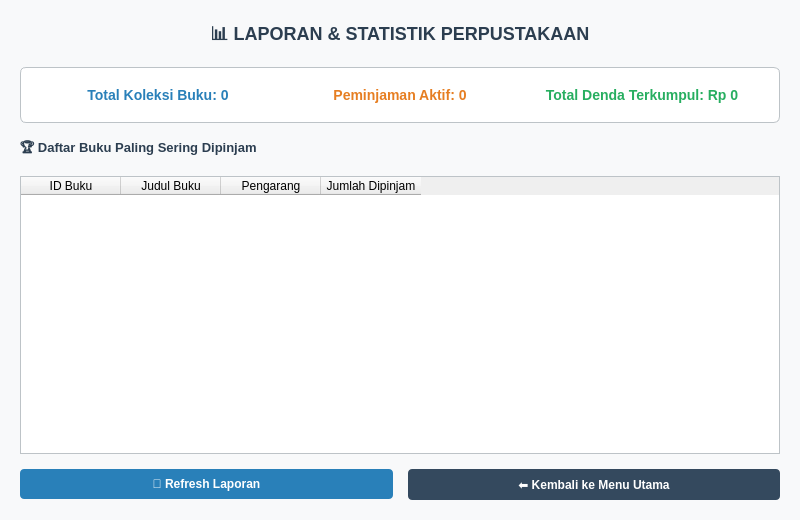
<?xml version="1.0" encoding="UTF-8"?>
<ui version="4.0">
 <class>LaporanWindow</class>
 <widget class="QMainWindow" name="LaporanWindow">
  <property name="geometry">
   <rect>
    <x>0</x>
    <y>0</y>
    <width>800</width>
    <height>520</height>
   </rect>
  </property>
  <property name="windowTitle">
   <string>Perpustakaan - Laporan &amp; Statistik</string>
  </property>
  <property name="styleSheet">
   <string>QMainWindow {
    background-color: #F8F9FA;
}
QLabel#lblTitle {
    font-size: 18px;
    font-weight: bold;
    color: #2C3E50;
}
QFrame#frameStats {
    background-color: white;
    border: 1px solid #BDC3C7;
    border-radius: 6px;
    padding: 10px;
}
QLabel {
    font-size: 13px;
    color: #2C3E50;
}
QPushButton {
    background-color: #34495E;
    color: white;
    border: none;
    border-radius: 4px;
    padding: 8px 15px;
    font-weight: bold;
}
QPushButton:hover {
    background-color: #415B76;
}
QPushButton#btnRefresh {
    background-color: #2980B9;
}
QPushButton#btnRefresh:hover {
    background-color: #3498DB;
}
QTableWidget {
    background-color: white;
    border: 1px solid #BDC3C7;
    gridline-color: #ECF0F1;
}</string>
  </property>
  <widget class="QWidget" name="centralwidget">
   <layout class="QVBoxLayout" name="verticalLayoutMain">
    <property name="spacing">
     <number>15</number>
    </property>
    <property name="leftMargin">
     <number>20</number>
    </property>
    <property name="topMargin">
     <number>20</number>
    </property>
    <property name="rightMargin">
     <number>20</number>
    </property>
    <property name="bottomMargin">
     <number>20</number>
    </property>
    <item>
     <widget class="QLabel" name="lblTitle">
      <property name="text">
       <string>📊 LAPORAN &amp; STATISTIK PERPUSTAKAAN</string>
      </property>
      <property name="alignment">
       <set>Qt::AlignCenter</set>
      </property>
     </widget>
    </item>
    <item>
     <widget class="QFrame" name="frameStats">
      <layout class="QHBoxLayout" name="horizontalLayoutStats">
       <item>
        <widget class="QLabel" name="lblTotalBuku">
         <property name="styleSheet">
          <string>font-size: 14px; font-weight: bold; color: #2980B9;</string>
         </property>
         <property name="text">
          <string>Total Koleksi Buku: 0</string>
         </property>
         <property name="alignment">
          <set>Qt::AlignCenter</set>
         </property>
        </widget>
       </item>
       <item>
        <widget class="QLabel" name="lblPinjamAktif">
         <property name="styleSheet">
          <string>font-size: 14px; font-weight: bold; color: #E67E22;</string>
         </property>
         <property name="text">
          <string>Peminjaman Aktif: 0</string>
         </property>
         <property name="alignment">
          <set>Qt::AlignCenter</set>
         </property>
        </widget>
       </item>
       <item>
        <widget class="QLabel" name="lblTotalDenda">
         <property name="styleSheet">
          <string>font-size: 14px; font-weight: bold; color: #27AE60;</string>
         </property>
         <property name="text">
          <string>Total Denda Terkumpul: Rp 0</string>
         </property>
         <property name="alignment">
          <set>Qt::AlignCenter</set>
         </property>
        </widget>
       </item>
      </layout>
     </widget>
    </item>
    <item>
     <widget class="QLabel" name="lblTableTitle">
      <property name="styleSheet">
       <string>font-weight: bold;</string>
      </property>
      <property name="text">
       <string>🏆 Daftar Buku Paling Sering Dipinjam</string>
      </property>
     </widget>
    </item>
    <item>
     <widget class="QTableWidget" name="tablePopuler">
      <property name="selectionBehavior">
       <enum>QAbstractItemView::SelectRows</enum>
      </property>
      <column>
       <property name="text">
        <string>ID Buku</string>
       </property>
      </column>
      <column>
       <property name="text">
        <string>Judul Buku</string>
       </property>
      </column>
      <column>
       <property name="text">
        <string>Pengarang</string>
       </property>
      </column>
      <column>
       <property name="text">
        <string>Jumlah Dipinjam</string>
       </property>
      </column>
     </widget>
    </item>
    <item>
     <layout class="QHBoxLayout" name="horizontalLayoutBottom">
      <item>
       <widget class="QPushButton" name="btnRefresh">
        <property name="text">
         <string>🔄 Refresh Laporan</string>
        </property>
       </widget>
      </item>
      <item>
       <widget class="QPushButton" name="btnKembali">
        <property name="text">
         <string>⬅ Kembali ke Menu Utama</string>
        </property>
       </widget>
      </item>
     </layout>
    </item>
   </layout>
  </widget>
 </widget>
 <resources/>
 <connections/>
</ui>
